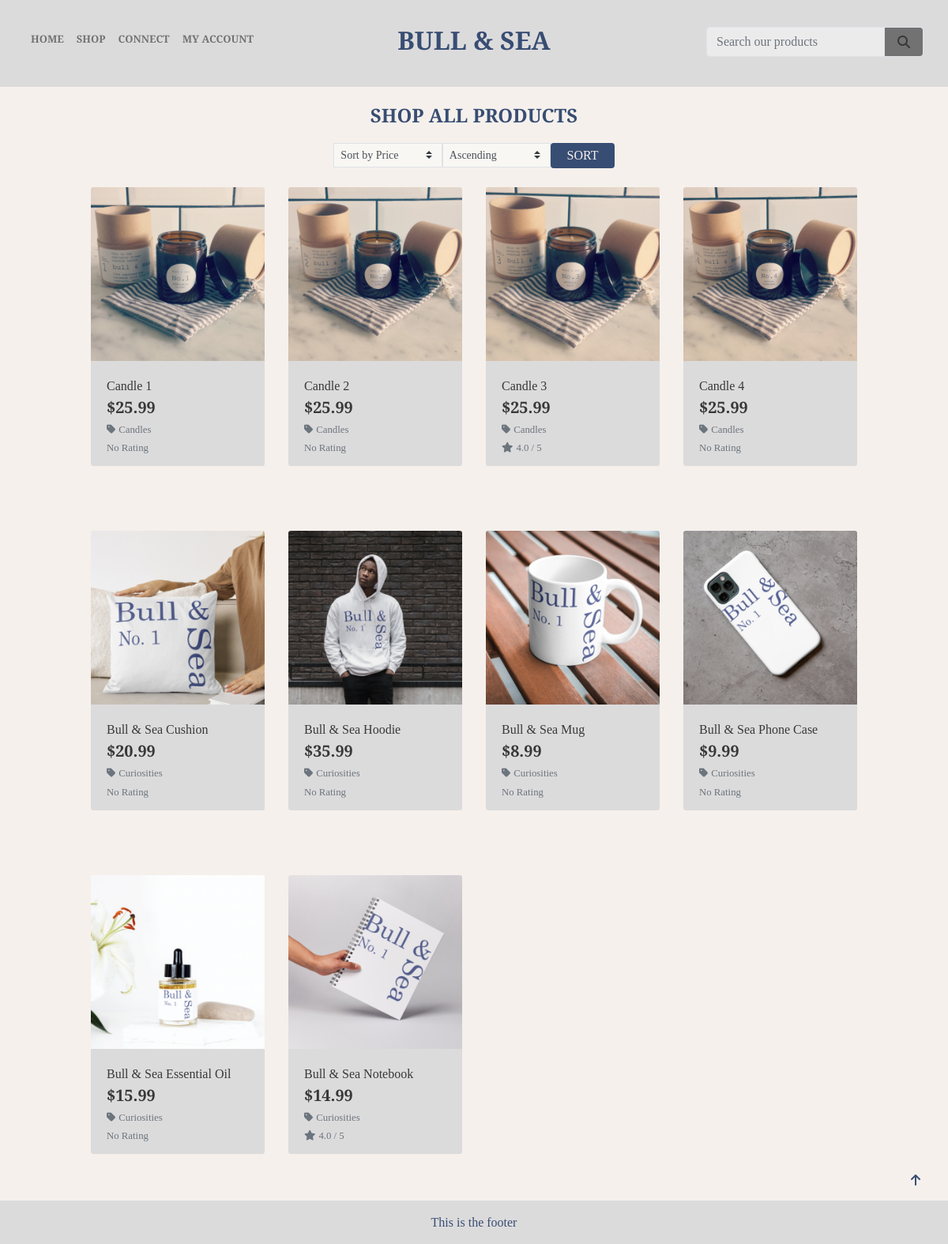
Screenshot of /products/ with the database file from the repository.
### products/models.py (models this page shows, shortened)
class Product(models.Model):
    category = models.ForeignKey('Category', null=True, blank=True, on_delete=models.SET_NULL)  # noqa
    sku = models.CharField(max_length=254, null=True, blank=True)
    name = models.CharField(max_length=254)
    description = models.TextField()
    price = models.DecimalField(max_digits=6, decimal_places=2)
    image_url = models.URLField(max_length=1024, null=True, blank=True)
    image = models.ImageField(null=True, blank=True)
    reviews = models.ManyToManyField('Review', related_name='product_reviews', blank=True)  # noqa

class Category(models.Model):
    class Meta:
        verbose_name_plural = 'Categories'
    name = models.CharField(max_length=254)
    friendly_name = models.CharField(max_length=254, null=True, blank=True)
    def get_friendly_name(self):
        return self.friendly_name

class Review(models.Model):
    user = models.ForeignKey(User, on_delete=models.CASCADE)
    product = models.ForeignKey('Product', on_delete=models.CASCADE)
    rating = models.IntegerField(choices=[(i, i) for i in range(1, 6)])
    comment = models.TextField(blank=True)
    is_authorized = models.BooleanField(default=False)

### products/views.py (the view)
# urls.py: path('', views.all_products, name='products'),
def all_products(request):
    products = Product.objects.all()
    categories = None
    context = {
        'products': products,
        'current_categories': categories,
    }
    return render(request, 'products/products.html', context)

### bag/contexts.py (called while the page is built, shortened)
def bag_contents(request):
    bag_items = []
    total = 0
    product_count = 0
    bag = request.session.get('bag', {})
    delivery = total * Decimal(settings.STANDARD_DELIVERY_PERCENTAGE / 100)
    grand_total = delivery + total
    context = {
        'bag_items': bag_items,
        'total': total,
        'product_count': product_count,
        'delivery': delivery,
        'grand_total': grand_total,
    }
    return context

### products/context_processors.py (called while the page is built)
def categories_and_products(request):
    categories = Category.objects.all()
    products = Product.objects.all()
    return {
        'categories': categories,
        'products': products
    }

### products/templatetags/average_rating.py (called while the page is built)
@register.filter
def calculate_average_rating(reviews):
    total_rating = sum(review.rating for review in reviews)
    average_rating = total_rating / len(reviews) if reviews else 0
    return round(average_rating, 1)

### products/templates/products/products.html (shortened to what this page needs)
{% extends "base.html" %}
{% load static %}
{% load average_rating %}
{% block page_header %}
<div class="container header-container">
</div>
{% endblock %}
{% block content %}
{% if products %}
<div class="overlay"></div>
<div class="container-fluid">
    <div class="row">
        <div class="col text-center mt-3">
            <h2 class="logo-font sub-heading-font">
                {% if category_name %}
                  SHOP {{ category_name }}
                {% else %}
                  SHOP ALL PRODUCTS
                {% endif %}
              </h2>
        </div>
    </div>
    <div class="row justify-content-center">
        <div class="col-12 col-md-6">
            <form method="get" action="" class="d-flex justify-content-center sort-field">
                <div class="d-flex">
                    <select name="sort" id="sort-selector" class="custom-select custom-select-sm rounded-0 border border-grey rounded-2 bg-searchbox">
                        <option value="price" {% if current_sorting == 'price_asc' or current_sorting == 'price_desc' %}selected{% endif %}>Sort by Price</option>
                    </select>
                    <select name="direction" id="sort-selector2" class="custom-select custom-select-sm rounded-0 border border-grey rounded-2 bg-searchbox">
                        <option value="asc" {% if current_sorting == 'price_asc' %}selected{% endif %}>Ascending</option>
                    </select>
                    <button type="submit" class="sort-button btn rounded-2 text-uppercase">Sort</button>
                </div>
            </form>
        </div>
    </div>
    <div class="row">
        <div class="product-container col-10 offset-1">
            <div class="row">
                {% for product in products %}
                <div class="col-sm-6 col-md-6 col-lg-4 col-xl-3">
                    <div class="shadow-drop-center card h-100 border-0">
                        {% if product.image %}
                        <a href="{% url 'product_detail' product.id %}">
                            <img class="card-img-top img-fluid" src="{{ product.image.url }}" alt="{{ product.name }}">
                        </a>
                        {% else %}
                        <a href="{% url 'product_detail' product.id %}">
                            <img class="card-img-top img-fluid" src="{{ MEDIA_URL }}noimage.png"
                                alt="{{ product.name }}">
                        </a>
                        {% endif %}
                        <div class="card-body pb-0">
                            <p class="mb-0">{{ product.name }}</p>
                        </div>
                        <div class="card-footer bg-white pt-0 border-0 text-left">
                            <div class="row">
                                <div class="col">
                                    <p class="lead mb-0 text-left font-weight-bold">${{ product.price }}</p>
                                    {% if product.category %}
                                    <p class="small mt-1 mb-0">
                                        <a class="text-muted" href="{% url 'category_products' category_id=product.category.id %}">
                                            <i class="fas fa-tag mr-1"></i>{{ product.category.get_friendly_name }}
                                        </a>
                                    </p>
                                    {% endif %}
                                    {% if product.reviews.all %}
                                    <small class="text-muted"><i
                                            class="fas fa-star mr-1"></i>{{ product.reviews.all | calculate_average_rating }}
                                        / 5</small>
                                    {% else %}
                                    <small class="text-muted">No Rating</small>
                                    {% endif %}
                                </div>
                            </div>
                        </div>
                    </div>
                </div>
                {% if forloop.counter|divisibleby:4 %}
                <div class="col-12 d-none d-xl-block mb-5 hr-prod-spacer">
                    <hr>
                </div>
                {% endif %}
                {% endfor %}
            </div>
            <div class="col-12 mb-5 hr-prod-bot-spacer">
                <hr>
            </div>
        </div>
    </div>
</div>
<div class="btt-button rounded-0">
    <a class="btt-link d-flex h-100">
        <i class="fas fa-arrow-up mx-auto my-auto"></i>
    </a>
</div>
{% endif %}
{% endblock %}

### templates/base.html (shortened to what this page needs)
{% load static %}
<!doctype html>
<html lang="en">
<head>
  {% block corecss %}
  <link rel="stylesheet" href="https://stackpath.bootstrapcdn.com/bootstrap/4.4.1/css/bootstrap.min.css"
>
  <link rel="stylesheet" href="{% static 'css/base.css' %}">
  {% endblock %}
</head>
<body>
  <header class="container-fluid fixed-top">
    <div id="topnav" class="row bg-nav pt-lg-2 d-none d-lg-flex">
      <div class="col-4">
        <div class="d-flex navlinksleft text-base">
          <ul class="navbar-nav mr-auto d-flex flex-row">
            <li class="nav-item active">
              <a class="small-screen-menutext nav-link nav-link-padding" href="{% url 'home' %}">Home </a>
            </li>
            <li class="nav-item dropdown">
              <a class="small-screen-menutext nav-link dropdown-toggle nav-link-padding caret-off" href="#"
                id="navbarDropdown" role="button" data-toggle="dropdown" aria-haspopup="true" aria-expanded="false">
                Shop
              </a>
            </li>
            <li class="nav-item dropdown">
              <a class="small-screen-menutext nav-link dropdown-toggle nav-link-padding caret-off" href="#"
                id="navbarDropdown1" role="button" data-toggle="dropdown" aria-haspopup="true" aria-expanded="false">
                Connect
              </a>
            </li>
            <li class="nav-item dropdown">
              <a class="small-screen-menutext nav-link dropdown-toggle nav-link-padding caret-off" href="#"
                id="navbarDropdown2" role="button" data-toggle="dropdown" aria-haspopup="true" aria-expanded="false">
                My Account
              </a>
            </li>
          </ul>
        </div>
      </div>
      <div class="col-4 text-center">
        <a href="{% url 'home' %}" class="main-logo-link">
          <h2 class="logo-font my-0 title-font"><strong>Bull & Sea</strong> </h2>
        </a>
      </div>
      <div class="col-4">
        <div class="d-flex justify-content-end searchbarright">
          <ul class="nav-list-style">
          </ul>
          <form class="form-inline" method="GET" action="{% url 'search_products' %}">
            <div class="input-group w-100">
              <input class="form-control border border-grey rounded-2 bg-searchbox" type="text" name="q"
                placeholder="Search our products" value="{{ search_query }}">
              <div class="input-group-append">
                <button class="form-control btn btn-searchbox border border-grey rounded-2" type="submit">
                  <span class="icon">
                    <i class="fas fa-search"></i>
                  </span>
                </button>
              </div>
            </div>
          </form>
        </div>
      </div>
    </div>
  </header>
  {% block page_header %}
  {% endblock %}
  {% block content %}
  {% endblock %}
  <footer class="container-fluid footer-base fixed-bottom">
    <div class="row">
      <div class="col text-center py-3">
        <p>This is the footer</p>
      </div>
    </div>
  </footer>
</body>
</html>

### static/css/base.css (style rules this page uses)
html { height: 100%; }
.title-font { font-family: 'Cinzel', serif; color: #384D73; }
.bg-nav { background-color: #DCDBDC; height: 110px; padding-bottom: 15px; }
.bg-searchbox { background-color: #ffffff71; }
.btn-searchbox { color: #fff; background-color: #727272; border-color: #727272; }
body { background: url('/media/landing_page_image.webp') no-repeat center center fixed; background-size: cover; height: calc(100vh - 164px); color: #383838; font-family: 'Slabo 27px', serif; }
.footer-base { background-color: #DCDBDC; height: 3rem; padding-bottom: 55px; font-family: 'Cinzel', serif; color: #384D73; }
.icon { align-items: center; display: inline-flex; justify-content: center; height: 1.5rem; width: 1.5rem; color: #383838; }
.logo-font { text-transform: uppercase; }
.main-logo-link { width: fit-content; }
.text-base { color: #727272 !important; }
.nav-list-style { list-style: none; padding: 0 15px 0 0; margin: 0; }
.nav-link { font-size: large; font-weight: bold; text-transform: uppercase; color: #727272 !important; text-decoration: none !important; }
.nav-link-padding { padding: 0 25px !important; }
.main-logo-link { padding: 0.5rem 1rem !important; text-decoration: none !important; }
.navlinksleft { padding: 2rem 0 2rem 1rem !important; }
.searchbarright { padding: 1.6rem 1rem 1.8rem 0 !important; }
.caret-off::before { display: none; }
.caret-off::after { display: none; }
.sub-heading-font { font-family: 'Cinzel', serif; color: #384D73; font-size: x-large; font-weight: bold; }
.overlay { height: 100%; width: 100%; top: 110px; left: 0; position: fixed; background: #F5F0EC; z-index: -1; }
.hr-prod-spacer hr { border: 1px solid #F5F0EC !important; }
.hr-prod-bot-spacer { padding-bottom: 25px; display: inline-block; }
.hr-prod-bot-spacer hr { border: 1px solid #F5F0EC; }
.card { max-width: 512px; }
.card-body, .card-footer { background-color: #DCDBDC !important; }
.sort-field { padding: 12px 0; }
.sort-button { background: #384D73; color: #F5F0EC; font-size: medium; padding: 0.2rem 1.2rem !important; }
.btt-button { height: 42px; width: 42px; position: fixed; bottom: 60px; right: 20px; color: #384D73 }
.btt-link, .update-link, .remove-item { cursor: pointer; }
.shadow-drop-center { -webkit-animation: shadow-drop-center 0.2s cubic-bezier(0.250, 0.460, 0.450, 0.940) reverse both; animation: shadow-drop-center 0.2s cubic-bezier(0.250, 0.460, 0.450, 0.940) reverse both; }
@media (max-width: 1300px) { .small-screen-menutext, .small-screen-droptext a { font-size: small !important; } }
@media (max-width: 1300px) { .nav-link-padding { padding: 0 8px !important; } }
@media (min-width: 1200px) { .container { max-width: 80%; } }
@media (min-width: 992px) { .header-container { padding-top: 116px; } }

### rows the page displays
Product: image (picture), name "Candle 1", price "25.99", category.get_friendly_name "Candles", shows "No Rating"
Product: image (picture), name "Candle 2", price "25.99", category.get_friendly_name "Candles", shows "No Rating"
Product: image (picture), name "Candle 3", price "25.99", category.get_friendly_name "Candles", reviews.all|calculate_average_rating "4.0"
Product: image (picture), name "Candle 4", price "25.99", category.get_friendly_name "Candles", shows "No Rating"
Product: image (picture), name "Bull & Sea Cushion", price "20.99", category.get_friendly_name "Curiosities", shows "No Rating"
Product: image (picture), name "Bull & Sea Hoodie", price "35.99", category.get_friendly_name "Curiosities", shows "No Rating"
Product: image (picture), name "Bull & Sea Mug", price "8.99", category.get_friendly_name "Curiosities", shows "No Rating"
Product: image (picture), name "Bull & Sea Phone Case", price "9.99", category.get_friendly_name "Curiosities", shows "No Rating"
Product: image (picture), name "Bull & Sea Essential Oil", price "15.99", category.get_friendly_name "Curiosities", shows "No Rating"
Product: image (picture), name "Bull & Sea Notebook", price "14.99", category.get_friendly_name "Curiosities", reviews.all|calculate_average_rating "4.0"
